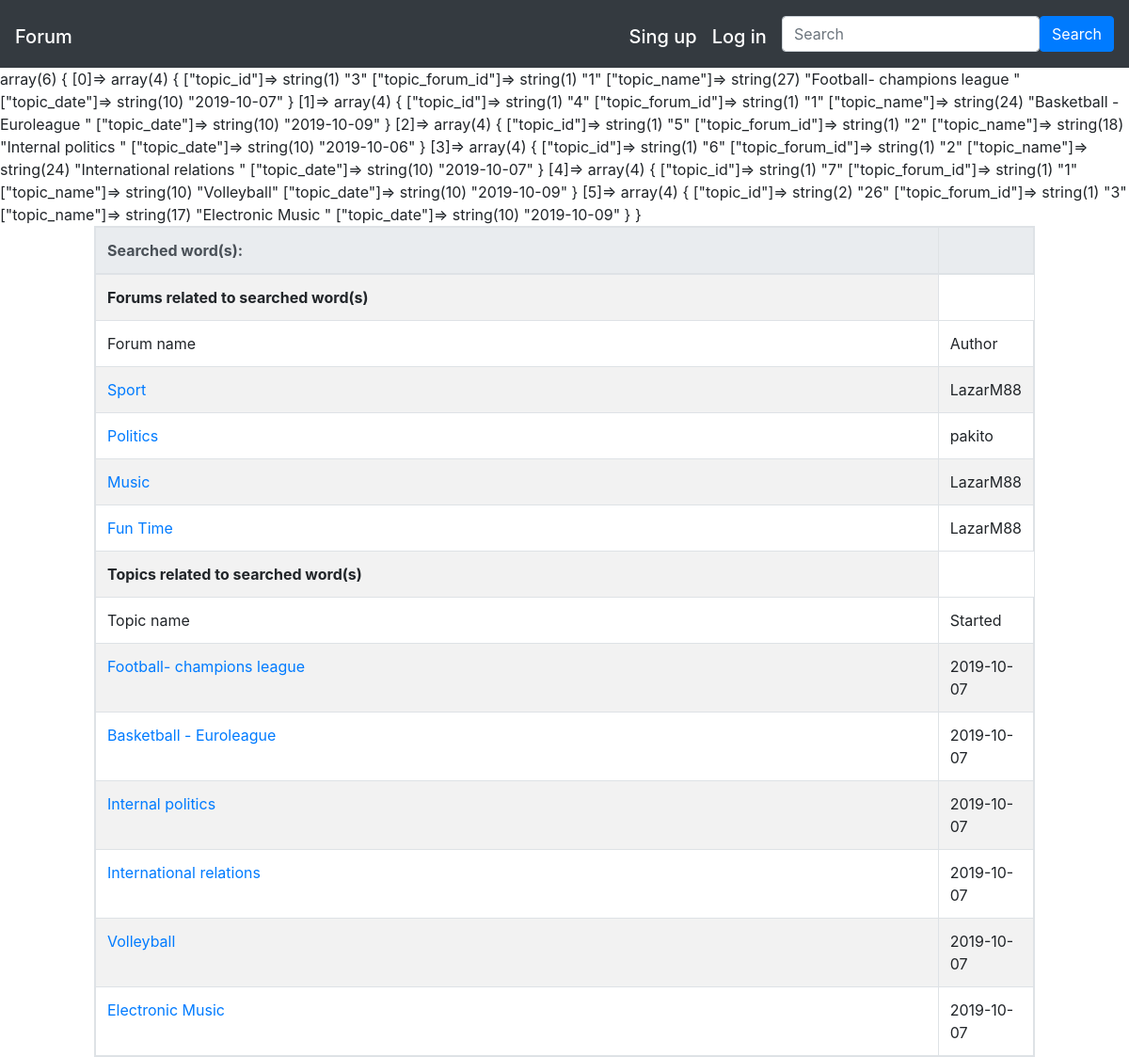
Screenshot of /search.php with the database file from the repository.
### tables this page shows
CREATE TABLE `forum` (
  `forum_id` int(11) NOT NULL,
  `forum_name` varchar(255) NOT NULL,
  `forum_description` varchar(50) NOT NULL,
  `forum_user_id` int(11) NOT NULL,
  `forum_date` date NOT NULL
);

CREATE TABLE `users` (
  `user_id` int(11) NOT NULL,
  `user_name` varchar(255) NOT NULL,
  `user_lastname` varchar(255) NOT NULL,
  `user_email` varchar(255) NOT NULL,
  `user_username` varchar(255) NOT NULL,
  `Password` varchar(255) NOT NULL
);

CREATE TABLE `topic` (
  `topic_id` int(11) NOT NULL,
  `topic_forum_id` int(11) NOT NULL,
  `topic_name` varchar(255) NOT NULL,
  `topic_date` date NOT NULL
);

### search.php (the view, shortened to what this page needs)
<?php include "template/header.php";
include "template/connection.php";
$search=$_POST["search"];
$topic= array ();
$sql_topic= "SELECT * FROM topic WHERE topic_name LIKE '%".$search."%'";
$tiket= mysqli_query($mysqlConnection, $sql_topic);
while ($row= mysqli_fetch_assoc($tiket)){
	$topic[]=$row;
}
$forum= array();
$sql_forum="SELECT * FROM forum WHERE forum_name LIKE '%".$search."%'";
$tiket= mysqli_query($mysqlConnection,$sql_forum);
while ($row = mysqli_fetch_assoc ($tiket)) {
	$forum[]=$row;
}
var_dump($topic);
?>
<table class="table table-striped table-bordered table-responsive" style="width: 1000px; margin: auto">
<thead class="thead-light">
	<tr>
			<th scope="col" style="width: 50%; margin: auto"> Searched word(s):</th>
			<th scope="col" style="width: 100%; margin: auto"><?php echo $search; ?></th>
	</tr>
</thead>
<tbody>
	<?php if(sizeof($forum) !=0) { ?>
	<tr><td scope="col" style="width: 100%"><b>Forums related to searched word(s)</b></td></tr>
	<tr>
			<td scope="col">Forum name</td>
			<td scope="col">Author</td>
	</tr>
	<?php } for ($i=0; $i<sizeof($forum);$i++) { ?>
		<tr>
			<td scope="col"><a href="forum.php?id=<?php echo $forum[$i]["forum_id"]; ?>&page=1"><?php echo $forum[$i]["forum_name"]; ?></a></td>
			<td scope="col"><?php $array= array();
								$sql= "SELECT user_username FROM users WHERE user_id = '".$forum[$i]["forum_user_id"]."'";
								$tiket = mysqli_query($mysqlConnection,$sql);
								while($row= mysqli_fetch_assoc($tiket)){
									$array[]=$row;
								}
								echo $array[0]["user_username"];
						?></td>
	</tr>
<?php }
	if (sizeof($topic) !=0) { ?>
		<tr><td scope="col" style="width: 100%"><b>Topics related to searched word(s)</b></td></tr>
		<tr>
			<td scope="col">Topic name</td>
			<td scope="col">Started</td>
	</tr>
	<?php }
	for ($y=0;$y<sizeof($topic);$y++) { ?>
	<tr>
			<td scope="col"><a href="topic.php?forum=<?php echo $topic[$y]["topic_forum_id"]; ?>&topic=<?php echo $topic[$y]["topic_id"];?>&page=1"><?php echo $topic[$y]["topic_name"]; ?></a></td>
			<td scope="col"><?php echo $topic[0]["topic_date"]; ?></td>
	</tr>
<?php } ?>
</tbody>

### template/header.php (shortened to what this page needs)
<!DOCTYPE html>
<html>
<head>
	<link rel="stylesheet" href="https://stackpath.bootstrapcdn.com/bootstrap/4.3.1/css/bootstrap.min.css">
</head>
<body>
	<nav class="navbar navbar-dark bg-dark">
	<h1><a href="index.php" class="navbar-brand">Forum</a></h1>
	<form class="form-inline" action="search.php" method="post">
		<?php if(!isset($_SESSION['name'])) { ?>
		<h1><a href="register.php" class="navbar-brand"> Sing up</a></h1>
		<h1><a href="login-form.php" class="navbar-brand"> Log in</a></h1>
	<?php } else { ?>
		<h1><a href="#" class="navbar-brand"> <?php echo $_SESSION["name"]; ?></a></h1>
		<h1><a href="singout.php" class="navbar-brand"> Sign out</a></h1>
<?php 	} ?>
		<input type="text" class="form-control" placeholder="Search" name="search">
		<button type="submit" class="btn btn-primary">Search</button>
	</form>
	</nav>

### rows the page displays
forum: forum_name "Sport", users.user_username "LazarM88"
forum: forum_name "Politics", users.user_username "pakito"
forum: forum_name "Music", users.user_username "LazarM88"
forum: forum_name "Fun Time", users.user_username "LazarM88"
topic: topic_name "Football- champions league", topic_date "2019-10-07"
topic: topic_name "Basketball - Euroleague"
topic: topic_name "Internal politics"
topic: topic_name "International relations"
topic: topic_name "Volleyball"
topic: topic_name "Electronic Music"
